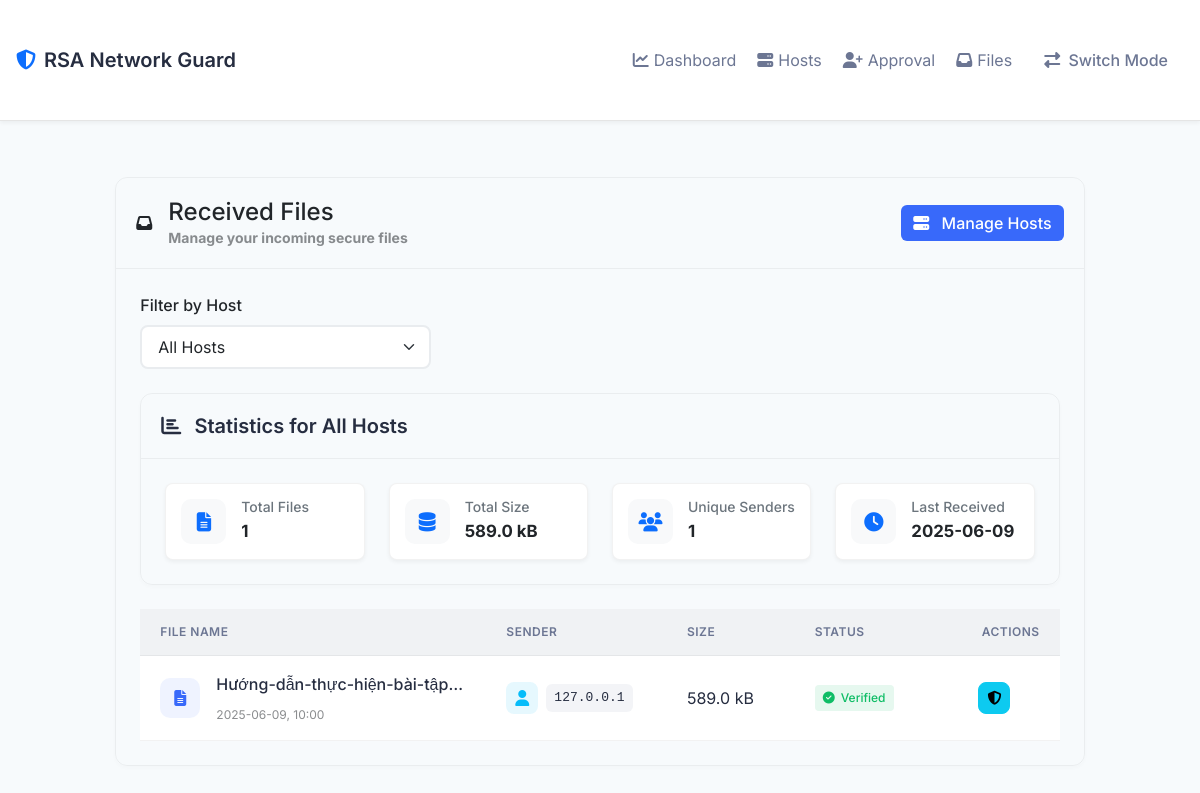
The app's page /receiver_files with its own data.
### models.py (models this page shows, shortened)
class UploadSession(db.Model):
    id = db.Column(db.Integer, primary_key=True)
    sender_ip = db.Column(db.String(45), nullable=False)
    receiver_ip = db.Column(db.String(45), nullable=False)
    receiver_name = db.Column(db.String(100), nullable=False)
    session_token = db.Column(db.String(64), unique=True, nullable=False)
    filename = db.Column(db.String(255))
    file_hash = db.Column(db.String(128))
    file_size = db.Column(db.Integer)
    file_metadata = db.Column(db.Text)
    filepath = db.Column(db.String(512))
    drive_file_id = db.Column(db.String(100), nullable=True)
    drive_link = db.Column(db.String(512), nullable=True)
    source_type = db.Column(db.String(10))
    status = db.Column(db.String(20), default='pending')
    fail_step = db.Column(db.String(50))
    error_message = db.Column(db.Text)
    created_at = db.Column(db.DateTime, default=datetime.utcnow)
    updated_at = db.Column(db.DateTime, default=datetime.utcnow, onupdate=datetime.utcnow)
    downloaded_at = db.Column(db.DateTime)

### routes.py (the view)
@app.route('/receiver_files')
def receiver_files():
    client_ip = get_client_ip()
    hosts = Host.query.filter_by(created_by=client_ip).all()
    selected_host_id = request.args.get('host_id', type=int)
    if selected_host_id:
        selected_host = Host.query.get_or_404(selected_host_id)
        if selected_host.created_by != client_ip:
            flash('Access denied', 'error')
            return redirect(url_for('receiver_files'))
        received_files = UploadSession.query.filter_by(
            receiver_ip=selected_host.ip_address,
            receiver_name=selected_host.name
        ).order_by(UploadSession.created_at.desc()).all()
    else:
        host_ips = [host.ip_address for host in hosts]
        received_files = UploadSession.query.filter(
            UploadSession.receiver_ip.in_(host_ips)
        ).order_by(UploadSession.created_at.desc()).all()
    stats = {
        'total_files': len(received_files),
        'total_size': sum(f.file_size for f in received_files if f.file_size),
        'unique_senders': len(set(f.sender_ip for f in received_files)),
        'last_received': max((f.created_at for f in received_files), default=None)
    }
    return render_template('received_files.html',
                         hosts=hosts,
                         selected_host_id=selected_host_id,
                         received_files=received_files,
                         stats=stats)

### routes.py (called while the page is built)
def get_client_ip():
    ip = None
    if request.headers.get('X-Forwarded-For'):
        ip = request.headers.get('X-Forwarded-For').split(',')[0].strip()
    elif request.headers.get('X-Real-IP'):
        ip = request.headers.get('X-Real-IP')
    else:
        ip = request.remote_addr
    try:
        return ipaddress.ip_address(ip).exploded
    except ValueError:
        return None

### templates/received_files.html (shortened to what this page needs)
{% extends "base.html" %}
{% block content %}
<div class="row justify-content-center">
    <div class="col-lg-10">
        <div class="card mb-4">
            <div class="card-header d-flex justify-content-between align-items-center">
                <div class="d-flex align-items-center">
                    <div class="header-icon me-3">
                        <i class="fas fa-inbox"></i>
                    </div>
                    <div>
                        <h4 class="mb-0">Received Files</h4>
                        <p class="text-muted mb-0 small">Manage your incoming secure files</p>
                    </div>
                </div>
                <div>
                    <a href="{{ url_for('receiver_hosts') }}" class="btn btn-primary">
                        <i class="fas fa-server me-2"></i>
                        Manage Hosts
                    </a>
                </div>
            </div>
            <div class="card-body">
                {% if hosts %}
                <div class="mb-4">
                    <form action="{{ url_for('receiver_files') }}" method="GET" class="row">
                        <div class="col-md-4">
                            <label class="form-label fw-medium mb-2">Filter by Host</label>
                            <select class="form-select" id="hostSelect" name="host_id" onchange="this.form.submit()">
                                <option value="">All Hosts</option>
                            </select>
                        </div>
                    </form>
                </div>
                {% endif %}
                <div class="card mb-4">
                    <div class="card-header">
                        <h5 class="mb-0">
                            <i class="fas fa-chart-bar me-2"></i>
                            Statistics
                            {% if selected_host_id %}
                                for {{ hosts|selectattr('id', 'eq', selected_host_id)|first|attr('name') }}
                            {% else %}
                                for All Hosts
                            {% endif %}
                        </h5>
                    </div>
                    <div class="card-body">
                        <div class="row g-4">
                            <div class="col-md-3">
                                <div class="stat-card">
                                    <div class="stat-icon">
                                        <i class="fas fa-file-alt"></i>
                                    </div>
                                    <div class="stat-info">
                                        <h6>Total Files</h6>
                                        <strong>{{ stats.total_files }}</strong>
                                    </div>
                                </div>
                            </div>
                            <div class="col-md-3">
                                <div class="stat-card">
                                    <div class="stat-icon">
                                        <i class="fas fa-database"></i>
                                    </div>
                                    <div class="stat-info">
                                        <h6>Total Size</h6>
                                        <strong>{{ stats.total_size | filesizeformat }}</strong>
                                    </div>
                                </div>
                            </div>
                            <div class="col-md-3">
                                <div class="stat-card">
                                    <div class="stat-icon">
                                        <i class="fas fa-users"></i>
                                    </div>
                                    <div class="stat-info">
                                        <h6>Unique Senders</h6>
                                        <strong>{{ stats.unique_senders }}</strong>
                                    </div>
                                </div>
                            </div>
                            <div class="col-md-3">
                                <div class="stat-card">
                                    <div class="stat-icon">
                                        <i class="fas fa-clock"></i>
                                    </div>
                                    <div class="stat-info">
                                        <h6>Last Received</h6>
                                        <strong>{{ stats.last_received.strftime('%Y-%m-%d') if stats.last_received else 'Never' }}</strong>
                                    </div>
                                </div>
                            </div>
                        </div>
                    </div>
                </div>
                {% if received_files %}
                <div class="table-responsive">
                    <table class="table table-hover align-middle mb-0">
                        <thead>
                            <tr>
                                <th style="width: 35%">File Name</th>
                                <th style="width: 20%">Sender</th>
                                <th style="width: 15%">Size</th>
                                <th style="width: 15%">Status</th>
                                <th style="width: 15%" class="text-end">Actions</th>
                            </tr>
                        </thead>
                        <tbody>
                            {% for file in received_files %}
                            <tr data-session-token="{{ file.session_token }}">
                                <td>
                                    <div class="d-flex align-items-center">
                                        <div class="file-icon me-3">
                                            <i class="fas fa-file-alt"></i>
                                        </div>
                                        <div class="file-info">
                                            <div class="file-name">{{ file.filename }}</div>
                                            <div class="file-date text-muted small">
                                                {{ file.created_at.strftime('%Y-%m-%d, %H:%M') }}
                                            </div>
                                        </div>
                                    </div>
                                </td>
                                <td>
                                    <div class="d-flex align-items-center">
                                        <div class="sender-avatar me-2">
                                            <i class="fas fa-user"></i>
                                        </div>
                                        <code class="sender-ip">{{ file.sender_ip }}</code>
                                    </div>
                                </td>
                                <td>{{ file.file_size | filesizeformat }}</td>
                                <td>
                                    {% if file.status == 'verified' %}
                                        <span class="status-badge status-verified">
                                            <i class="fas fa-check-circle"></i>
                                            Verified
                                        </span>
                                    {% elif file.status == 'failed' %}
                                        <span class="status-badge status-failed">
                                            <i class="fas fa-times-circle"></i>
                                            Failed
                                        </span>
                                    {% elif file.status == 'downloaded' %}
                                        <span class="status-badge status-downloaded">
                                            <i class="fas fa-download"></i>
                                            Downloaded
                                        </span>
                                    {% else %}
                                        <span class="status-badge status-pending">
                                            <i class="fas fa-clock"></i>
                                            Pending
                                        </span>
                                    {% endif %}
                                </td>
                                <td class="text-end">
                                    <div style="display: flex; gap: 3px; justify-content: center;">
                                        {% if file.status != 'pending' %}
                                        <button type="button" class="btn btn-sm btn-info verify-details-btn"
                                                data-session-token="{{ file.session_token }}"
                                                data-file-id="{{ file.id }}"
                                                data-bs-toggle="tooltip"
                                                data-bs-title="View Verification Details">
                                            <i class="fas fa-shield-alt"></i>
                                        </button>
                                        {% endif %}
                                    </div>
                                </td>
                            </tr>
                            {% endfor %}
                        </tbody>
                    </table>
                </div>
                {% endif %}
            </div>
        </div>
    </div>
</div>
{% endblock %}

### records on screen
UploadSession: last_received "2025-06-09", filename "Hướng-dẫn-thực-hiện-bài-tập…", created_at "2025-06-09, 10:00", sender_ip "127.0.0.1", file_size|filesizeformat "589.0 kB", status "verified" (drawn)

### other values on screen
{{ stats.total_files }} "1"
{{ stats.total_size | filesizeformat }} "589.0 kB"
{{ stats.unique_senders }} "1"
